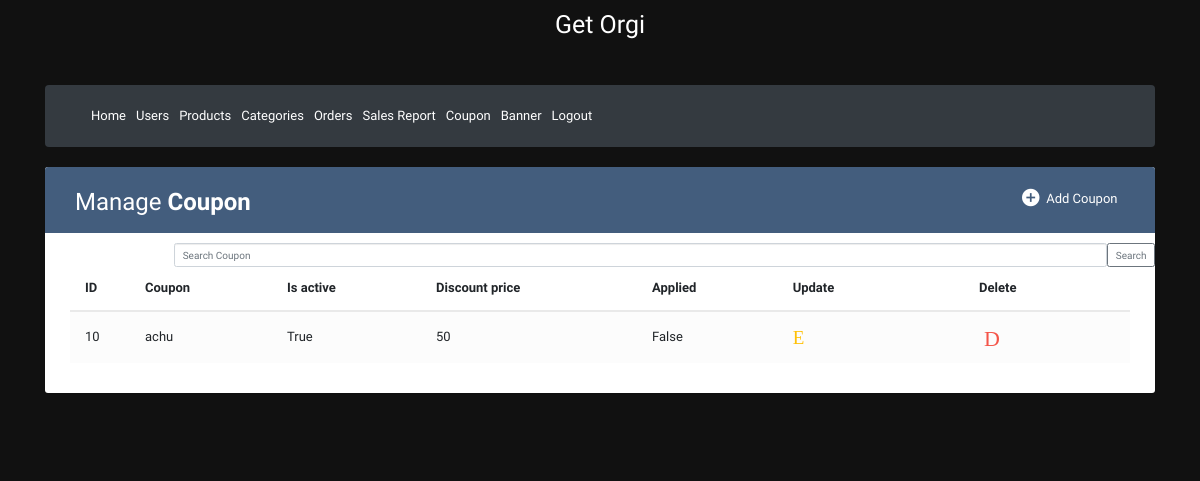
Before: /admincouponlist/ (signed in) with the older database file.
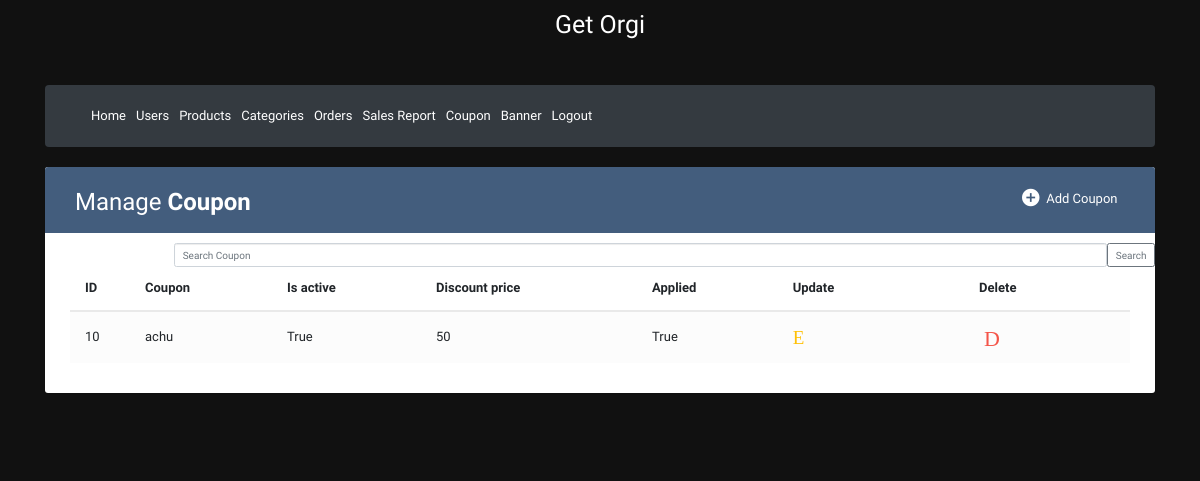
After: the same page with the newer database file.
### shopping/models.py (models this page shows, shortened)
class Coupon(models.Model):
    coupon_code=models.CharField(max_length=30)
    is_active=models.BooleanField(default=False)
    discount_price=models.IntegerField(default=0)
    minimum_amount=models.IntegerField(default=500)
    applied=models.BooleanField(default=False)
    description = models.CharField(max_length=200,null=True,default='Sample')
    user=models.ForeignKey(UserDetail, on_delete=models.CASCADE, null=True)

### shopping/views.py (the view)
# urls.py: path('admincouponlist/', views.admincouponlist, name='admincouponlist'),
def admincouponlist(request):
    if 'adusername' in request.session:
        if 'search' in request.GET:
            search=request.GET['search']
            member=Coupon.objects.filter(coupon_code__icontains=search)
        else:
            member=Coupon.objects.all().order_by('-id')
        return render(request,'admincouponlist.html',{'member': member})
    else:
        return render(request, 'admin_login.html')

### templates/admincouponlist.html (shortened to what this page needs)
{% extends "adminbase.html" %}
{% block tablewrapper %}
                    <div class="col-sm-6">
						<h2>Manage <b>Coupon</b></h2>
					</div>
                    <div class="col-sm-6">
                        <a href="{% url 'adminaddcoupon' %}" class="btn" data-toggle="modal"><i class="material-icons">&#xE147;</i> <span>Add Coupon</span></a>
                      </div>
                    </div>
{% endblock %}
{% block tablecontent%}
<body style="background-color: #111; color: #fff;">
                <form action="{% url 'admincouponlist' %}" class="d-flex offset-md-1 container m-auto" style="width:1100px">
                    <input class="form-control offset-md-1" type="search" placeholder="Search Coupon" name="search" aria-label="Search"><br>
                    <button class="btn btn-outline-secondary" type="submit">Search</button>
                </form>
                <table class="table table-striped table-hover">
                <thead>
                    <tr>
                        <th>ID</th>
                        <th>Coupon</th>
                        <th>Is active</th>
                        <th>Discount price</th>
                        <th> Applied</th>
                        <th>Update</th>
                        <th>Delete</th>
                    </tr>
                </thead>
                <tbody>
                    {% for x in member %}
                    <tr>
                        <td>{{ x.id }}</td>
                        <td>{{ x.coupon_code }}</td>
                        <td>{{ x.is_active }}</td>
                        <td>{{x.discount_price}}</td>
                        <td>{{x.applied}}</td>
                        <td>
                           <a href="{% url 'updatecoupon' %}?uid={{x.id}}" class="edit" data-toggle="modal"><i class="material-icons" data-toggle="tooltip" title="Edit">Edit</i></a>
                        </td>
                        <td>
                            <a href="{% url 'deletecoupon' %}?uid={{x.id}}" class="delete" data-toggle="modal"><i class="material-icons" data-toggle="tooltip" title="Delete">Delete</i></a>
                        </td>
                    </tr>
                    {% endfor %}
                </tbody>
                </table>
            </body>
{% endblock %}

Changed rows visible on the page:
changed Coupon "achu": applied "False" → "True"
